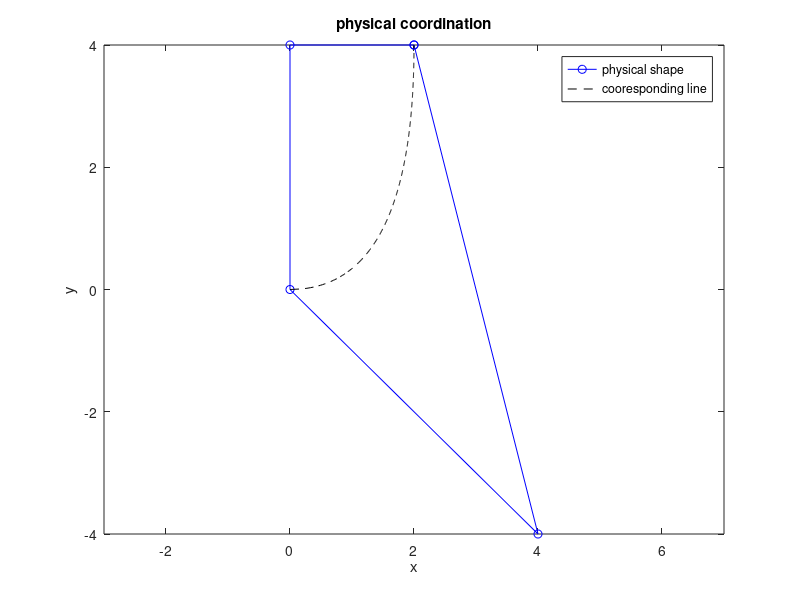

MATLAB code to generate this figure:
clc; clear; close all;

x1 = [2 0 0 4 2];
y1 = [4 4 0 -4 4];
y2 = 0 : 0.01 : 4;
x2 = 0.5 .* sqrt(y2) .* (4 - sqrt(y2));

figure;
plot(x1, y1, 'b-o', x2, y2, 'k--');
title('physical coordination');
xlabel('x');
ylabel('y');
legend('physical shape', 'cooresponding line', 'Location', 'northeast');
axis([-3 7 -4 4]);
